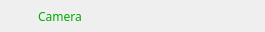
<?xml version="1.0" encoding="UTF-8"?>
<ui version="4.0">
 <class>VSCEmapCam</class>
 <widget class="QWidget" name="VSCEmapCam">
  <property name="geometry">
   <rect>
    <x>0</x>
    <y>0</y>
    <width>265</width>
    <height>32</height>
   </rect>
  </property>
  <property name="minimumSize">
   <size>
    <width>0</width>
    <height>32</height>
   </size>
  </property>
  <property name="maximumSize">
   <size>
    <width>16777215</width>
    <height>32</height>
   </size>
  </property>
  <property name="font">
   <font>
    <family>나눔스퀘어_ac</family>
   </font>
  </property>
  <property name="windowTitle">
   <string>AvocadoNVR</string>
  </property>
  <property name="windowIcon">
   <iconset resource="../velibui.qrc">
    <normaloff>:/action/resources/libuivsc32.png</normaloff>:/action/resources/libuivsc32.png</iconset>
  </property>
  <property name="windowOpacity">
   <double>-2.000000000000000</double>
  </property>
  <property name="styleSheet">
   <string notr="true"/>
  </property>
  <layout class="QHBoxLayout" name="horizontalLayout">
   <property name="spacing">
    <number>6</number>
   </property>
   <property name="leftMargin">
    <number>0</number>
   </property>
   <property name="topMargin">
    <number>0</number>
   </property>
   <property name="rightMargin">
    <number>0</number>
   </property>
   <property name="bottomMargin">
    <number>0</number>
   </property>
   <item>
    <widget class="VSCEmapButton" name="play">
     <property name="minimumSize">
      <size>
       <width>32</width>
       <height>32</height>
      </size>
     </property>
     <property name="maximumSize">
      <size>
       <width>32</width>
       <height>32</height>
      </size>
     </property>
     <property name="font">
      <font>
       <family>나눔스퀘어_ac</family>
      </font>
     </property>
     <property name="styleSheet">
      <string notr="true">QPushButton { 
border:none;
color:white;
background-image: url(:/action/resources/libuidome.png);}
QPushButton:hover {
background-image: url(:/action/resources/libuidomehover.png);}
QPushButton:pressed {
background-image: url(:/action/resources/libuidome.png);}</string>
     </property>
     <property name="text">
      <string/>
     </property>
     <property name="iconSize">
      <size>
       <width>32</width>
       <height>32</height>
      </size>
     </property>
    </widget>
   </item>
   <item>
    <widget class="QLabel" name="name">
     <property name="font">
      <font>
       <family>나눔스퀘어_ac</family>
      </font>
     </property>
     <property name="styleSheet">
      <string notr="true">color: rgb(0, 170, 0);</string>
     </property>
     <property name="text">
      <string>Camera</string>
     </property>
    </widget>
   </item>
  </layout>
 </widget>
 <customwidgets>
  <customwidget>
   <class>VSCEmapButton</class>
   <extends>QPushButton</extends>
   <header>vscemapbutton.h</header>
  </customwidget>
 </customwidgets>
 <resources>
  <include location="../velibui.qrc"/>
 </resources>
 <connections/>
</ui>
